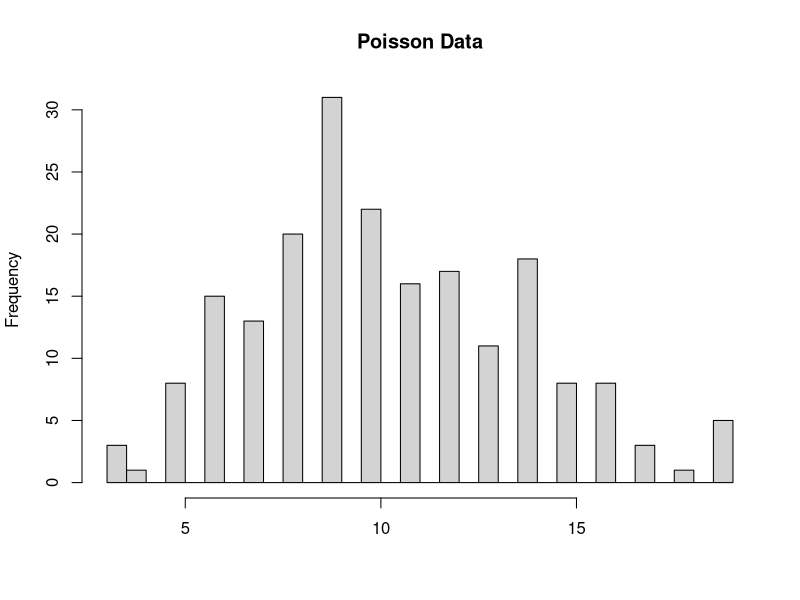
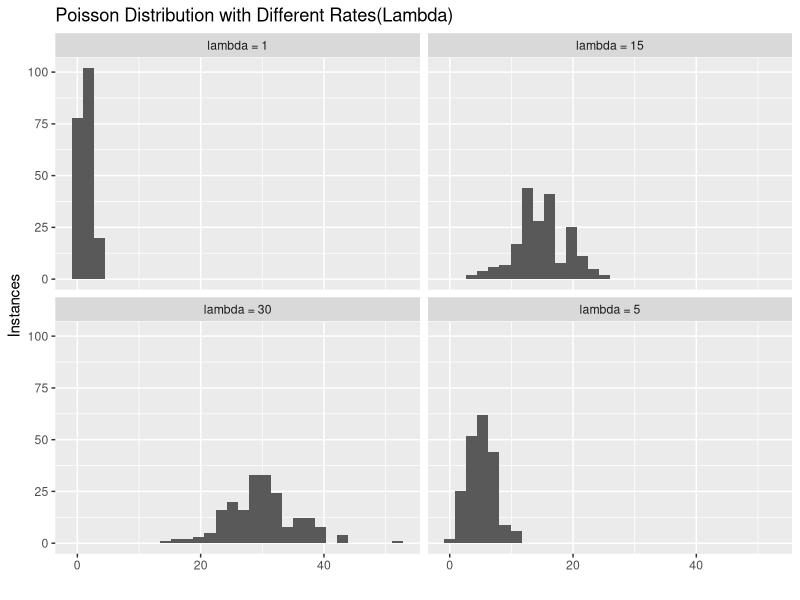

Write R code to recreate these figures, in order.
## ---- chunk 1
poisson_data <- rpois(n = 200, lambda = 10)

hist(poisson_data, main = "Poisson Data", xlab = "", breaks = 50)

#Variance = Mean in Poisson Distributed Data
mean(poisson_data)
var(poisson_data)
## ---- chunk 2
library(ggplot2)
pois.data <- rbind(
  data.frame(lambda = "lambda = 1", data.pois = rpois(n=200, lambda =1)),
  data.frame(lambda = "lambda = 5", data.pois = rpois(n=200, lambda =5)),
  data.frame(lambda = "lambda = 15", data.pois = rpois(n=200, lambda =15)),
  data.frame(lambda = "lambda = 30", data.pois = rpois(n=200, lambda =30))
)

ggplot(data = pois.data) +
  ggtitle("Poisson Distribution with Different Rates(Lambda)") +
  geom_histogram(aes(x = data.pois) ) +
#   scale_x_discrete(breaks = 1) +
  xlab("") +
  ylab("Instances") +
  facet_wrap(~lambda)
